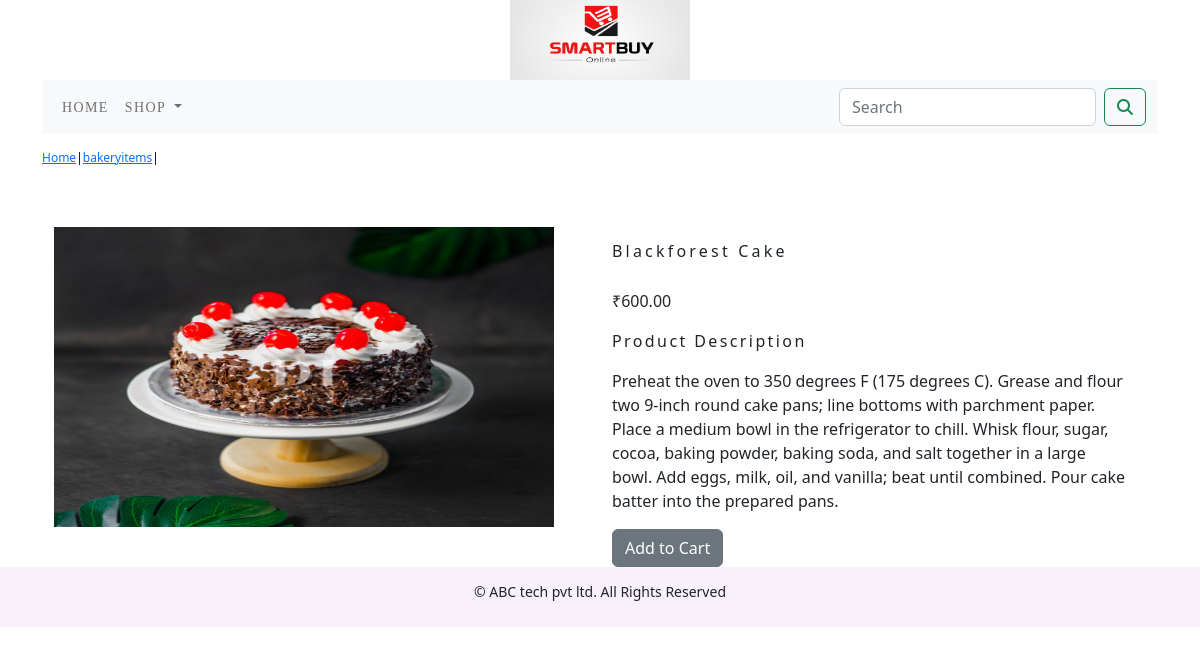
Page /shop/bakery-items/blackforest-cake/ on the committed database.
### shop/models.py (models this page shows, shortened)
class Product(models.Model):
    name = models.CharField(max_length=250, unique=True)
    slug = models.SlugField(max_length=250, unique=True)
    description = models.TextField(blank=True)
    price = models.DecimalField(max_digits=10, decimal_places=2)
    category = models.ForeignKey(Category, on_delete=models.CASCADE)
    image = models.ImageField(upload_to='product', blank=True)
    stock = models.IntegerField()
    available = models.BooleanField(default=True)
    created = models.DateTimeField(auto_now_add=True)
    updated = models.DateTimeField(auto_now=True)
    class Meta:
        ordering = ('name',)
        verbose_name = 'product'
        verbose_name_plural = 'products'

class Category(models.Model):
    name = models.CharField(max_length=250, unique=True)
    slug = models.SlugField(max_length=250, unique=True)
    description = models.TextField(blank=True)
    image = models.ImageField(upload_to='category', blank=True)
    class Meta:
        ordering = ('name',)
        verbose_name = 'category'
        verbose_name_plural = 'categories'
    def get_url(self):
        return reverse('shop:products_by_category', args=[self.slug])
    def __str__(self):
        return '{}'.format(self.name)

### shop/views.py (the view)
# urls.py: path('<slug:c_slug>/<slug:product_slug>/', views.ProdDetail, name='products_category_detail'),
def ProdDetail(request, c_slug, product_slug):
    try:
        product = Product.objects.get(category__slug=c_slug, slug=product_slug)
    except Exception as e:
        raise e
    return render(request, 'product.html', {'product': product})

### cart/context_processors.py (called while the page is built)
def counter(request):
    item_count = 0
    if 'admin' in request.path:
        return {}
    else:
        try:
            cart = Cart.objects.filter(cart_id= _cart_id(request))
            cart_items=CartItem.objects.all().filter(cart=cart[:1])
            for cart_item in cart_items:
                item_count += cart_item.quantity
        except Cart.DoesNotExist:
            item_count = 0
        return dict(item_count=item_count)

### cart/views.py (called while the page is built)
def _cart_id(request):
    cart = request.session.session_key
    if not cart:
        cart = request.session.create()
    return cart

### shop/context_processors.py (called while the page is built)
def menu_links(request):
    links = Category.objects.all()
    return dict(links=links)

### templates/product.html (shortened to what this page needs)
{% extends 'base.html' %}
{% load static %}
{% block content %}
<div class="row my_prod_row_class">
  <div class="mx_auto">
    <p><a href="{% url 'shop:AllprodCat' %}">Home</a>|<a href="{{product.category.url}}">{{product.category}}</a>|{{Product.name}}</p>
  </div>
</div>
<div class="container">
<br>
<div class="row">
  <div class="col-6 col-sm-6 col-md-6 col-lg-6">
      <img src="{{product.image.url}}" alt="{{product.name}}" style="min-width :10rem" width="500px" height="300px">
  </div>
  <div class="col-6 col-sm-6 col-md-6 col-lg-6">
      <h1 class="my_prod_title">{{product.name}}</h1>
      <p>₹{{product.price}}</p>
      <p class="my_title">Product Description</p>
      <p class="text-justify my_prod_text">{{product.description}}</p>
      {% if product.stock <= 0 %}
      <p class="text-justify my_prod_text"><b>Out of Stock</b></p>
      {% else %}
      <a href="{% url 'cart:add_cart' product.id %}" class="btn btn-secondary">Add to Cart</a>
      {% endif %}
  </div>
</div>
</div>
{% endblock %}

### static/css/custom.css (style rules this page uses)
body { font-family: 'Lato', sans-serif; }
.my_title { font-size:16px; text_transform:uppercase; letter-spacing:0.15em; }
.my_prod_row_class { padding-top:15px; padding-bottom:20px; }
.my_prod_row_class .mx_auto { color:#000 ; font-size:12px; text-decoration:none; }
.my_prod_title { font-size:16px; text_transform:uppercase; letter-spacing:0.2em; padding-top:15px; padding-bottom:20px; }
.my_prod_text { padding-right:20px; }

### rows in the picture
Product: category "bakeryitems", image (picture), name "Blackforest Cake", price "600.00", description "Preheat the oven to 350 degrees F (175 degrees C). Grease and flour two 9-inch round cake pans; line bottoms with parchment paper. Place a medium bowl in the refrigerator to chill. Whisk flour, sugar, cocoa, baking powder, baking soda, and salt together in a large bowl. Add eggs, milk, oil, and vanilla; beat until combined. Pour cake batter into the prepared pans."
